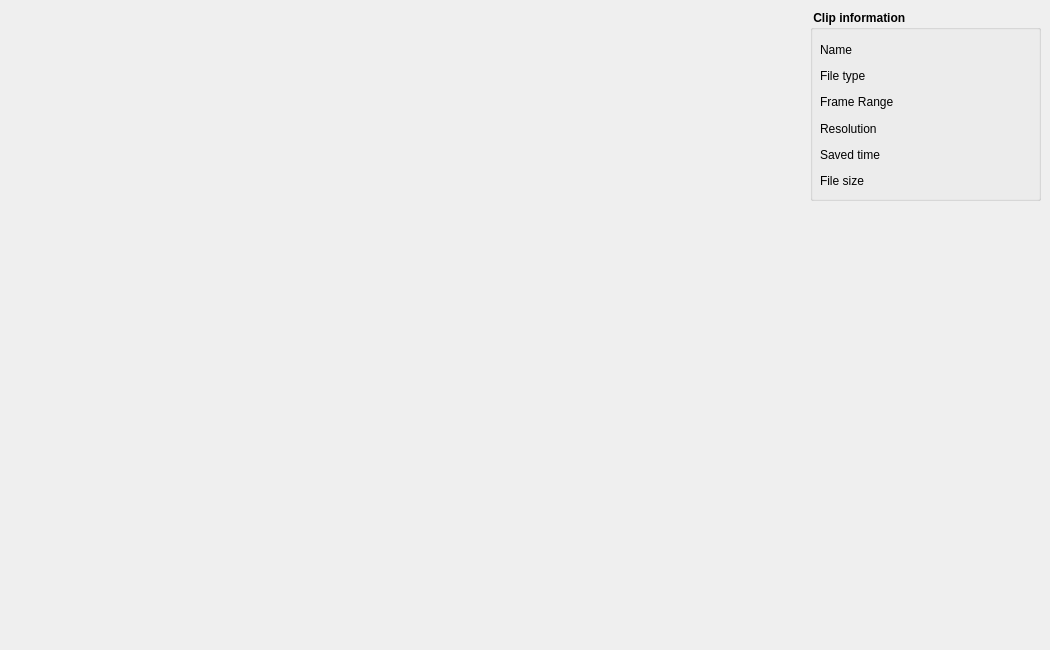
     <widget class="QWidget" name="tab_clip_2">
      <attribute name="title">
       <string>CLIP</string>
      </attribute>
      <widget class="QGroupBox" name="groupBox_asset_file_info_2">
       <property name="geometry">
        <rect>
         <x>810</x>
         <y>10</y>
         <width>231</width>
         <height>191</height>
        </rect>
       </property>
       <property name="font">
        <font>
         <bold>true</bold>
         <underline>false</underline>
         <strikeout>false</strikeout>
        </font>
       </property>
       <property name="title">
        <string> Clip information</string>
       </property>
       <property name="flat">
        <bool>false</bool>
       </property>
       <property name="checkable">
        <bool>false</bool>
       </property>
       <widget class="QWidget" name="verticalLayoutWidget_13">
        <property name="geometry">
         <rect>
          <x>10</x>
          <y>30</y>
          <width>74</width>
          <height>151</height>
         </rect>
        </property>
        <layout class="QVBoxLayout" name="verticalLayout_15">
         <item>
          <widget class="QLabel" name="label_51">
           <property name="font">
            <font>
             <pointsize>9</pointsize>
             <bold>false</bold>
             <underline>false</underline>
             <strikeout>false</strikeout>
            </font>
           </property>
           <property name="text">
            <string>Name</string>
           </property>
          </widget>
         </item>
         <item>
          <widget class="QLabel" name="label_52">
           <property name="font">
            <font>
             <pointsize>9</pointsize>
             <bold>false</bold>
             <underline>false</underline>
             <strikeout>false</strikeout>
            </font>
           </property>
           <property name="text">
            <string>File type</string>
           </property>
          </widget>
         </item>
         <item>
          <widget class="QLabel" name="label_53">
           <property name="font">
            <font>
             <pointsize>9</pointsize>
             <bold>false</bold>
             <underline>false</underline>
             <strikeout>false</strikeout>
            </font>
           </property>
           <property name="text">
            <string>Frame Range </string>
           </property>
          </widget>
         </item>
         <item>
          <widget class="QLabel" name="label_54">
           <property name="font">
            <font>
             <pointsize>9</pointsize>
             <bold>false</bold>
             <underline>false</underline>
             <strikeout>false</strikeout>
            </font>
           </property>
           <property name="text">
            <string>Resolution</string>
           </property>
          </widget>
         </item>
         <item>
          <widget class="QLabel" name="label_55">
           <property name="font">
            <font>
             <pointsize>9</pointsize>
             <bold>false</bold>
             <underline>false</underline>
             <strikeout>false</strikeout>
            </font>
           </property>
           <property name="text">
            <string>Saved time</string>
           </property>
          </widget>
         </item>
         <item>
          <widget class="QLabel" name="label_56">
           <property name="font">
            <font>
             <pointsize>9</pointsize>
             <bold>false</bold>
             <underline>false</underline>
             <strikeout>false</strikeout>
            </font>
           </property>
           <property name="text">
            <string>File size</string>
           </property>
          </widget>
         </item>
        </layout>
       </widget>
       <widget class="QWidget" name="verticalLayoutWidget_14">
        <property name="geometry">
         <rect>
          <x>90</x>
          <y>30</y>
          <width>131</width>
          <height>151</height>
         </rect>
        </property>
        <layout class="QVBoxLayout" name="verticalLayout_16">
         <item>
          <widget class="QLabel" name="label_clip_filename">
           <property name="font">
            <font>
             <pointsize>9</pointsize>
             <bold>false</bold>
             <underline>false</underline>
             <strikeout>false</strikeout>
            </font>
           </property>
           <property name="text">
            <string/>
           </property>
          </widget>
         </item>
         <item>
          <widget class="QLabel" name="label_clip_filetype">
           <property name="font">
            <font>
             <pointsize>9</pointsize>
             <bold>false</bold>
             <underline>false</underline>
             <strikeout>false</strikeout>
            </font>
           </property>
           <property name="text">
            <string/>
           </property>
          </widget>
         </item>
         <item>
          <widget class="QLabel" name="label_clip_framerange">
           <property name="font">
            <font>
             <pointsize>9</pointsize>
             <bold>false</bold>
             <underline>false</underline>
             <strikeout>false</strikeout>
            </font>
           </property>
           <property name="text">
            <string/>
           </property>
          </widget>
         </item>
         <item>
          <widget class="QLabel" name="label_clip_resolution">
           <property name="font">
            <font>
             <pointsize>9</pointsize>
             <bold>false</bold>
             <underline>false</underline>
             <strikeout>false</strikeout>
            </font>
           </property>
           <property name="text">
            <string/>
           </property>
          </widget>
         </item>
         <item>
          <widget class="QLabel" name="label_clip_savedtime">
           <property name="font">
            <font>
             <pointsize>9</pointsize>
             <bold>false</bold>
             <underline>false</underline>
             <strikeout>false</strikeout>
            </font>
           </property>
           <property name="text">
            <string/>
           </property>
          </widget>
         </item>
         <item>
          <widget class="QLabel" name="label_clip_filesize">
           <property name="font">
            <font>
             <pointsize>9</pointsize>
             <bold>false</bold>
             <underline>false</underline>
             <strikeout>false</strikeout>
            </font>
           </property>
           <property name="text">
            <string/>
           </property>
          </widget>
         </item>
        </layout>
       </widget>
      </widget>
      <widget class="QWidget" name="gridLayoutWidget_5">
       <property name="geometry">
        <rect>
         <x>10</x>
         <y>10</y>
         <width>791</width>
         <height>631</height>
        </rect>
       </property>
       <layout class="QGridLayout" name="gridLayout_clip"/>
      </widget>
     </widget>
